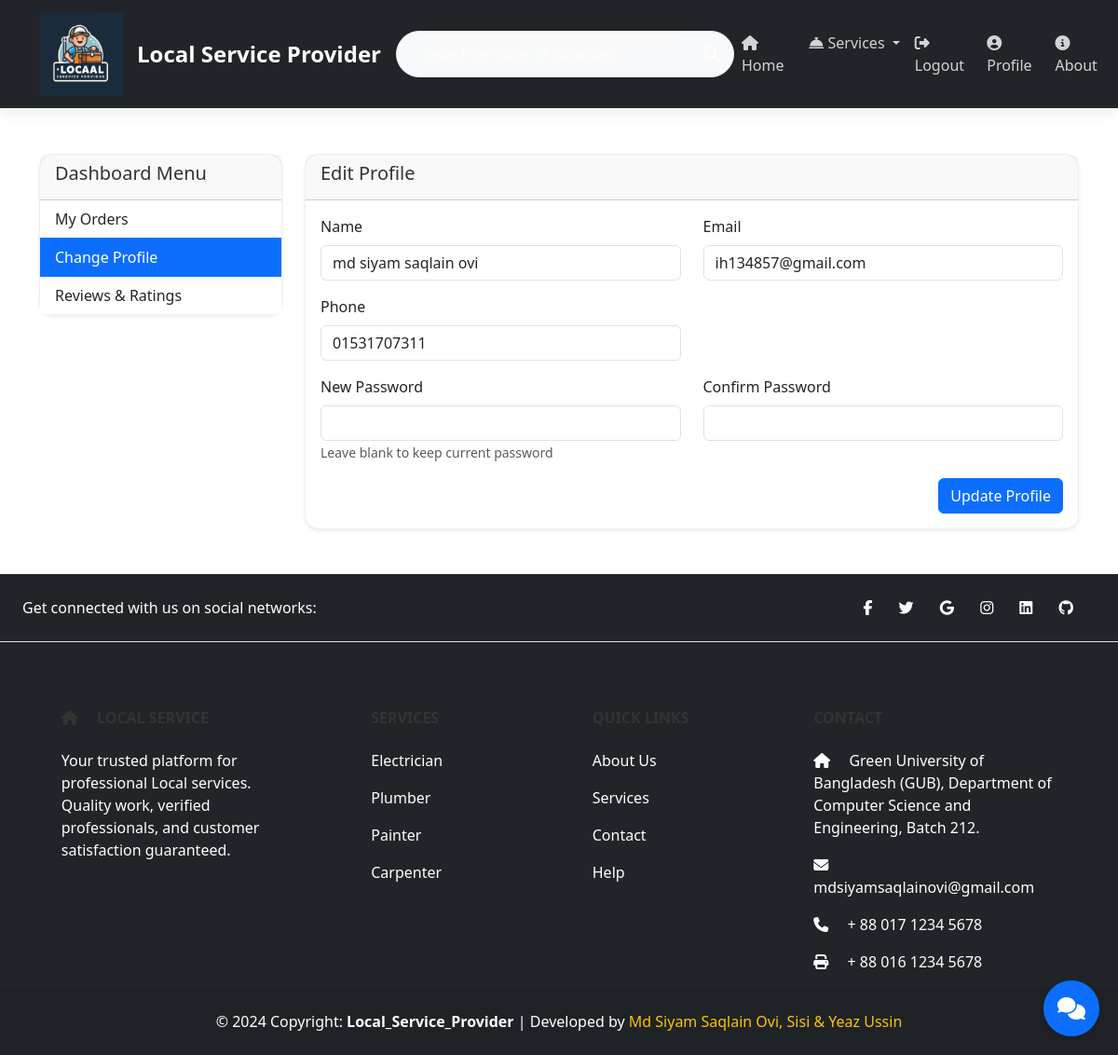
/edit_profile.php (signed in), run on the app's committed database.
### tables this page shows
CREATE TABLE `users` (
  `name` varchar(190) NOT NULL,
  `phone` varchar(190) NOT NULL,
  `email` varchar(190) NOT NULL,
  `password` varchar(190) NOT NULL,
  `verify_token` varchar(190) NOT NULL,
  `verify_status` tinyint NOT NULL DEFAULT '0' COMMENT '0=no, 1=yes',
  `id` int NOT NULL,
  `created_at` timestamp NOT NULL DEFAULT CURRENT_TIMESTAMP,
  `reset_token` varchar(64) DEFAULT NULL
);

### edit_profile.php (the view, shortened to what this page needs)
<?php
include('dbcon.php');
$user_email = $_SESSION['auth_user']['email'];
$user_query = "SELECT * FROM users WHERE email = '$user_email'";
$user_result = mysqli_query($con, $user_query);
$user = mysqli_fetch_assoc($user_result);
include('includes/header.php');
include('includes/navbar.php');
?>
<div class="container py-5">
    <div class="row">
        <div class="col-md-3">
            <div class="card shadow-sm">
                <div class="card-header">
                    <h5>Dashboard Menu</h5>
                </div>
                <div class="list-group list-group-flush">
                    <a href="dashboard.php" class="list-group-item list-group-item-action">
                        My Orders
                    </a>
                    <a href="edit_profile.php" class="list-group-item list-group-item-action active">
                        Change Profile
                    </a>
                    <a href="reviews.php" class="list-group-item list-group-item-action">
                        Reviews & Ratings
                    </a>
                </div>
            </div>
        </div>
        <div class="col-md-9">
            <div class="card shadow-sm">
                <div class="card-header">
                    <h5>Edit Profile</h5>
                </div>
                <div class="card-body">
                    <form action="code.php" method="POST">
                        <div class="row mb-3">
                            <div class="col-md-6">
                                <label class="form-label">Name</label>
                                <input type="text" name="name" class="form-control"
                                       value="<?= htmlspecialchars($user['name']) ?>" required>
                            </div>
                            <div class="col-md-6">
                                <label class="form-label">Email</label>
                                <input type="email" class="form-control"
                                       value="<?= htmlspecialchars($user['email']) ?>" readonly>
                            </div>
                        </div>
                        <div class="row mb-3">
                            <div class="col-md-6">
                                <label class="form-label">Phone</label>
                                <input type="text" name="phone" class="form-control"
                                       value="<?= htmlspecialchars($user['phone'] ?? '') ?>">
                            </div>
                        </div>
                        <div class="row mb-3">
                            <div class="col-md-6">
                                <label class="form-label">New Password</label>
                                <input type="password" name="new_password" class="form-control">
                                <small class="text-muted">Leave blank to keep current password</small>
                            </div>
                            <div class="col-md-6">
                                <label class="form-label">Confirm Password</label>
                                <input type="password" name="confirm_password" class="form-control">
                            </div>
                        </div>
                        <div class="d-grid gap-2 d-md-flex justify-content-md-end">
                            <button type="submit" name="update_profile" class="btn btn-primary">
                                Update Profile
                            </button>
                        </div>
                    </form>
                </div>
            </div>
        </div>
    </div>
</div>
<?php
include('includes/footer.php');
?>

### includes/header.php (style rules this page uses)
body { background: #ffffff; margin: 0; padding: 0; color: #333; }
.card { background: #fff; border: 1px solid #eee; border-radius: 15px; box-shadow: 0 2px 10px rgba(0, 0, 0, 0.05); transition: transform 0.3s ease; }
h1, h2, h3, h4, h5, h6 { color: #333; }
a { color: #0d6efd; text-decoration: none; }

### data on the page
users: name "md siyam saqlain ovi", email "ih134857@gmail.com", phone "01531707311"
